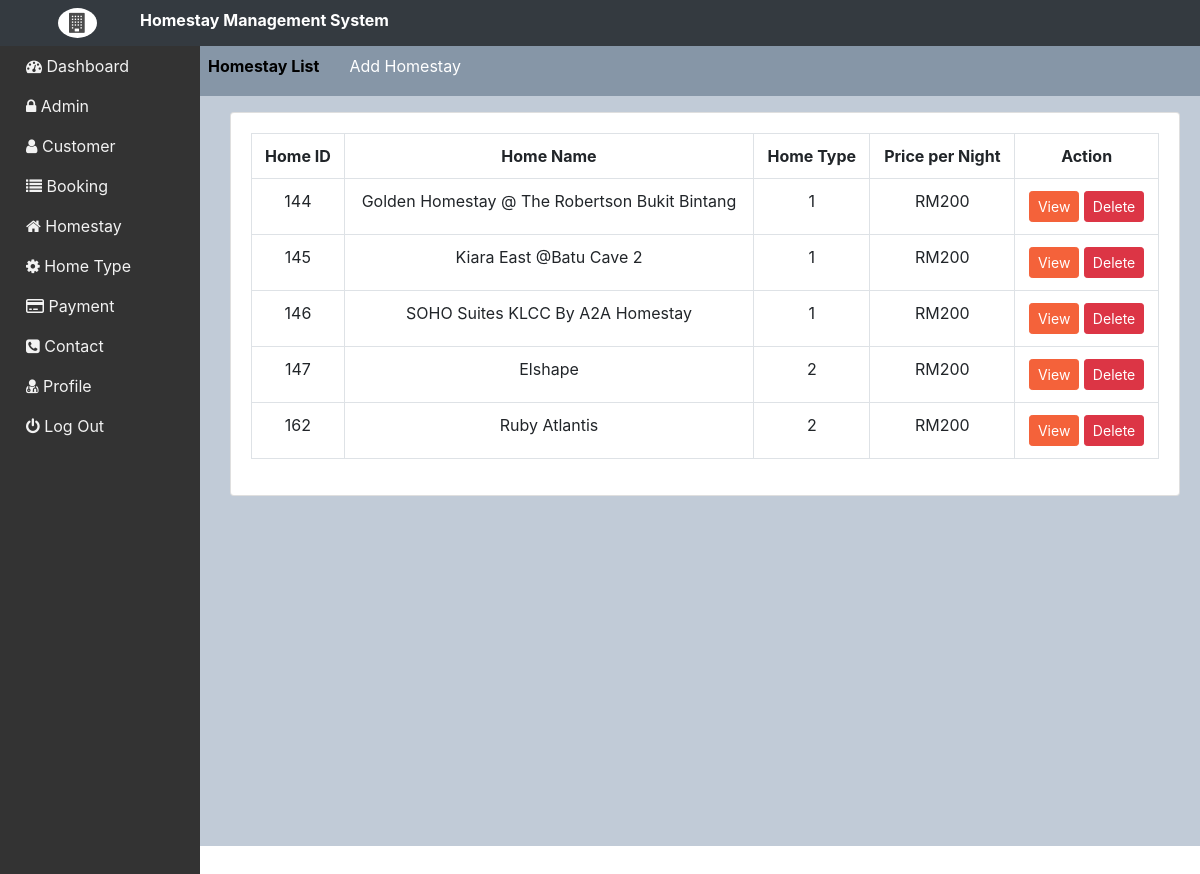
Page /admin/admin/homestay.php on the committed database.
### tables this page shows
CREATE TABLE `home_details` (
  `home_id` int(11) NOT NULL,
  `home_name` varchar(100) NOT NULL,
  `home_code` int(10) NOT NULL,
  `price_per_night` varchar(20) NOT NULL,
  `home_facilities` varchar(100) NOT NULL,
  `num_of_room` int(10) NOT NULL,
  `home_address` varchar(5000) NOT NULL,
  `description` mediumtext NOT NULL,
  `image1` varchar(255) NOT NULL,
  `image2` varchar(255) NOT NULL,
  `image3` varchar(255) NOT NULL,
  `image4` varchar(255) NOT NULL
);

### admin/admin/homestay.php (the view, shortened to what this page needs)
</head>
<body>
<?php include("menu.php");
?>
	<div style="margin-left:180px;padding:0px 20px;height:100%; margin-right:-30px;">
		<div class="out" >
			<div class="up">
				<ul>
					<li class="atv"><a href="homestay.php">Homestay List</a></li>
					<li><a href="addhomestay.php">Add Homestay</a></li>
				</ul>
			</div>
<div class="container-fluid">
	<div class="col-lg-12">
		<div class="row mt-9">
			<div class="col-md-12">
				<div class="card">
					<div class="card-body">
						<table class="table table-bordered">
					<tr>
						<th class="text-center">Home ID</th>
						<th class="text-center">Home Name</th>
						<th class="text-center">Home Type</th>
						<th class="text-center">Price per Night</th>
						<th class="text-center">Action</th>
					</tr>
			<?php
			$result = mysqli_query($connect, "SELECT * from home_details");
	         while($row = mysqli_fetch_assoc($result))
				{
			?>
			<tr>
						<td class="text-center"><?php echo $row['home_id']?></td>
						<td class="text-center"><?php echo $row['home_name']?></td>
						<td class="text-center"><?php echo $row['home_code']?></td>
						<td class="text-center">RM<?php echo $row['price_per_night']?></td>
						<td class="text-center">
							<a href="home_view.php?edit&id=<?php echo $row['home_id']?>"><button class="btn btn-sm btn-primary check_out" type="button">View</button></a>
							<a href="homestay.php?delete&id=<?php echo $row['home_id'];?>"onclick="return confirmation();"><button class="btn btn-sm btn-danger delete_cat" type="button">Delete</button></a>
						</td>
			</tr>
			<?php
			}
			?>
			</table>
			</div>
		</div>
		</div>
</div>
</div>
</div>
</body>
</html>

### admin/admin/design.css (style rules this page uses)
body { margin:0; overflow:scroll; }

### admin/admin/homestay.php (style rules this page uses)
.row { text-align:left; }

### admin/admin/menu.php (style rules this page uses)
body { overflow:scroll; }
.out { background-color:#c1cbd7; height:100% }
.up ul { background-size:50%; height:50px; background-color:#8696a7; padding:8px; }
.up li { float:left; margin-right:30px; list-style-type:none; }
.up li a { text-decoration:none; color:white; }
.up .atv { height:5px; font-weight: bold; }
.up .atv a { color:black; }

### rows in the picture
home_details: home_id "144", home_name "Golden Homestay @ The Robertson Bukit Bintang", home_code "1", price_per_night "200"
home_details: home_id "145", home_name "Kiara East @Batu Cave 2", home_code "1", price_per_night "200"
home_details: home_id "146", home_name "SOHO Suites KLCC By A2A Homestay", home_code "1", price_per_night "200"
home_details: home_id "147", home_name "Elshape", home_code "2", price_per_night "200"
home_details: home_id "162", home_name "Ruby Atlantis", home_code "2", price_per_night "200"
